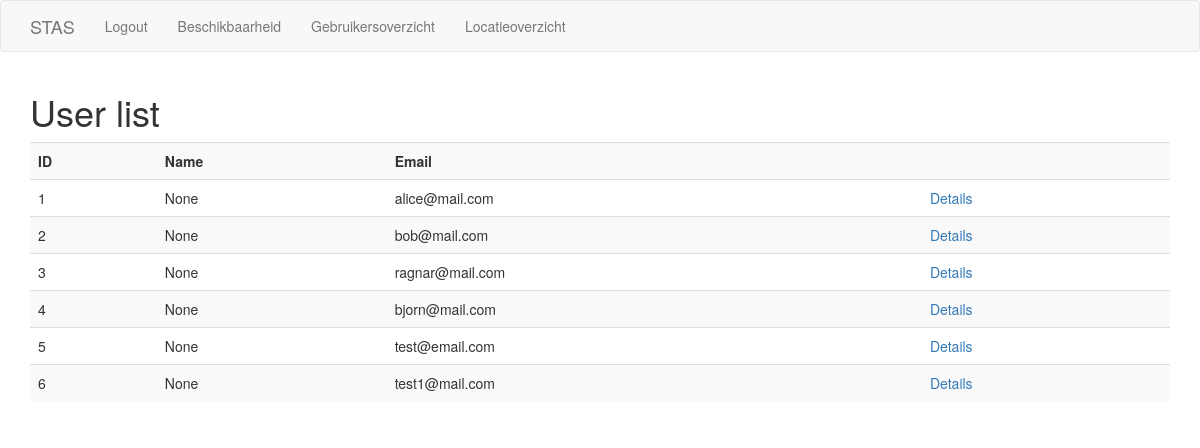
The app's page /availability/user_list (signed in), older data.
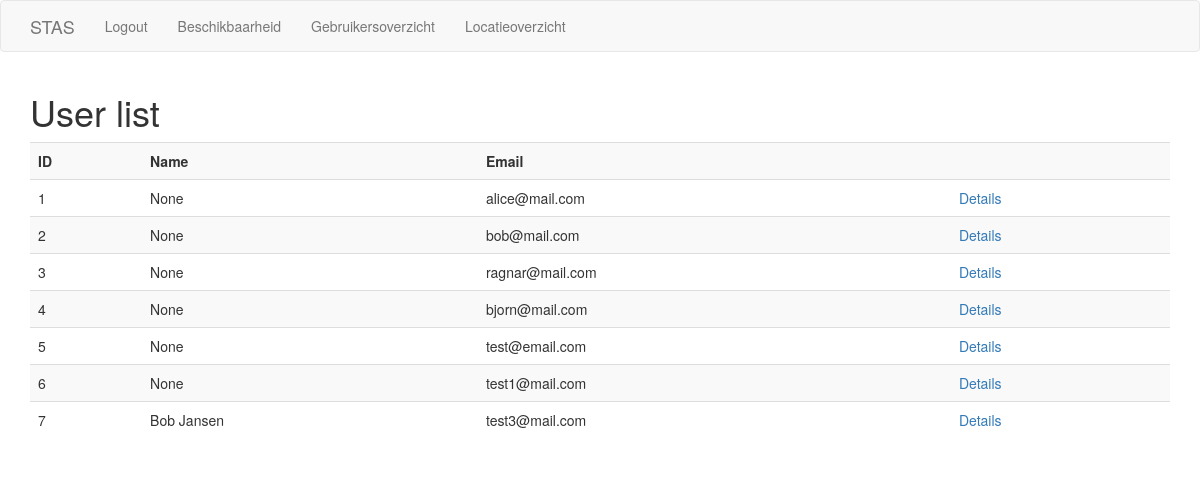
The same page, newer data.
### app/models.py (models this page shows, shortened)
class User(UserMixin, db.Model):
    id = db.Column(db.Integer, primary_key=True)
    name = db.Column(db.String(128), index=True, unique=True)
    email = db.Column(db.String(128), index=True, unique=True)
    password_hash = db.Column(db.String(128))
    role = db.Column(db.String(128), index=True)
    checkins = db.relationship('Checkin', backref='User', lazy='dynamic')

### app/availability/routes.py (the view)
@bp.route('/availability/user_list', methods=['GET'])
@login_required
def user_list():
    users = User.query.all()
    return render_template(
        'availability/user_list.html', title='User list', users=users)

### app/models.py (called while the page is built)
@login_manager.user_loader
def load_user(id):
    return User.query.get(int(id))

### app/templates/availability/user_list.html
{% extends "base.html" %}
{% block app_content %}
<div id="overview">
    <table id="users" class="table table-striped">
        <tr id="header-row">
            <th>ID</th>
            <th>{{ 'Name' }}</th>
            <th>{{ 'Email' }}</th>
            <th></th>
        </tr>
        {% for user in users %}
            <tr id="row">
                <td>{{ user.id }}</td>
                <td>{{ user.name }}</td>
                <td>{{ user.email }}</td>
                <td><a href="{{ url_for('availability.user_availability', user_id=user.id) }}">{{ 'Details' }}</a></td>
            </tr>
        {% endfor %}
    </table>
</div>
{% endblock %}

Row changes from the older to the newer data that the page shows:
added User: id "7", name "Bob Jansen", email "test3@mail.com", value "Details"
